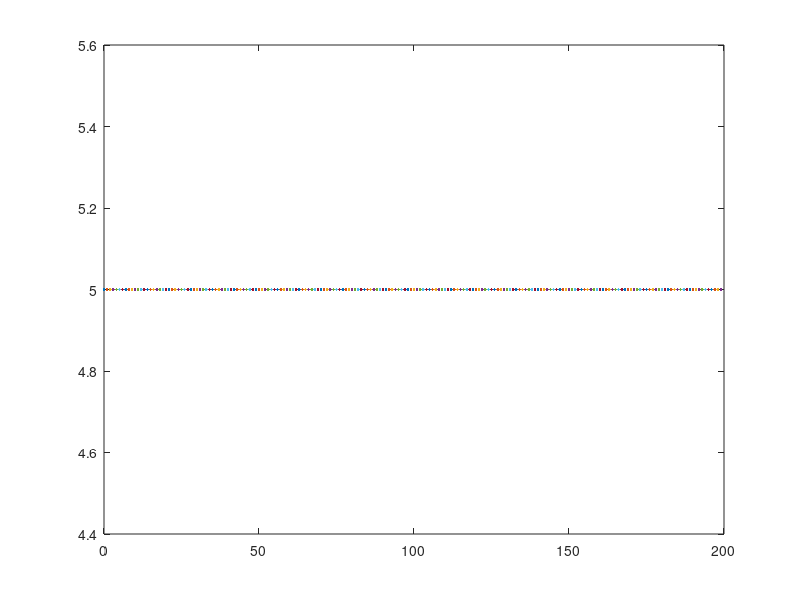

Here is the MATLAB script that generated this plot: (Note: this script raises an error after producing the figure.)
n = 0:199;
x = input('Please input X in terms of n: ');
plot(n,x);
hold on;
y(1) = -1.5.*x(1) + 2.*x(2) - 0.5.*x(3);    %Subfunction at n=0
for idx = 1:200
    if idx == 1
        y(idx) = -1.5.*x(idx) + 2.*x(idx+1) - 0.5.*x(idx+2);
    elseif idx >= 2 && idx <= 199
        y(idx) = 0.5.*x(idx+1) - 0.5.*x(idx-1);     %subfunction for n from 2 to 198
    elseif idx == 200    
        y(idx) = 1.5.*x(idx) - 2.*x(idx-1) + 0.5.*x(idx-2); %subfunction at n = 199
    end
end
plot(n,y), legend('X(n)','Y(n)');